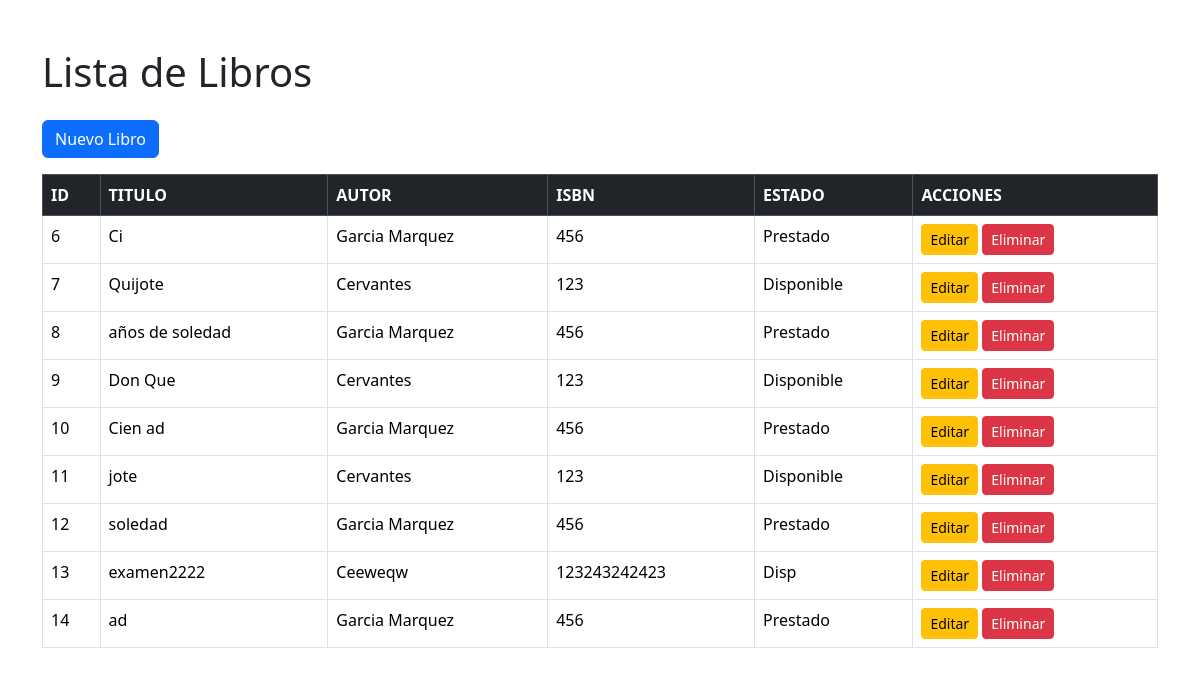
Page /index.php/libros on the committed database.
### tables this page shows
CREATE TABLE `libros` (
  `id` int(11) NOT NULL,
  `titulo` varchar(50) DEFAULT NULL,
  `autor` varchar(50) DEFAULT NULL,
  `isbn` varchar(50) DEFAULT NULL,
  `estado_prestamo` varchar(50) DEFAULT NULL
);

### application/controllers/Libros.php (called while the page is built, shortened)
<?php
class Libros extends CI_Controller {
    public function index()
    {
        $this->load->model('Libro_model');
        $datos['libros'] = $this->Libro_model->obtener_libros();
        $this->load->view('libros_view', $datos);
    }
}

### index.php (called while the page is built, shortened)
<?php
require_once BASEPATH.'core/CodeIgniter.php';

### application/models/Libro_model.php (called while the page is built, shortened)
<?php
class Libro_model extends CI_Model {
    public function obtener_libros()
    {
        $query = $this->db->get('libros');
        return $query->result();
    }
}

### application/views/libros_view.php (the view, shortened to what this page needs)
<!DOCTYPE html>
<html>
<head>
    <link href="https://cdn.jsdelivr.net/npm/bootstrap@5.3.3/dist/css/bootstrap.min.css" rel="stylesheet">
</head>
<body>
<div class="container mt-5">
    <h1 class="mb-4">Lista de Libros</h1>
    <a href="http://localhost:8080/prac_codel/index.php/libros/nuevo"
       class="btn btn-primary mb-3">
       Nuevo Libro
    </a>
    <table class="table table-bordered table-hover">
        <thead class="table-dark">
            <tr>
                <th>ID</th>
                <th>TITULO</th>
                <th>AUTOR</th>
                <th>ISBN</th>
                <th>ESTADO</th>
                <th>ACCIONES</th>
            </tr>
        </thead>
        <tbody>
        <?php foreach($libros as $libro){ ?>
            <tr>
                <td><?php echo $libro->id; ?></td>
                <td><?php echo $libro->titulo; ?></td>
                <td><?php echo $libro->autor; ?></td>
                <td><?php echo $libro->isbn; ?></td>
                <td><?php echo $libro->estado_prestamo; ?></td>
                <td>
                    <a href="http://localhost:8080/prac_codel/index.php/libros/editar/<?php echo $libro->id; ?>"
                       class="btn btn-warning btn-sm">
                       Editar
                    </a>
                    <a href="http://localhost:8080/prac_codel/index.php/libros/eliminar/<?php echo $libro->id; ?>"
                       class="btn btn-danger btn-sm">
                       Eliminar
                    </a>
                </td>
            </tr>
        <?php } ?>
        </tbody>
    </table>
</div>
</body>
</html>

### rows in the picture
libros: id "6", titulo "Ci", autor "Garcia Marquez", isbn "456", estado_prestamo "Prestado"
libros: id "7", titulo "Quijote", autor "Cervantes", isbn "123", estado_prestamo "Disponible"
libros: id "8", titulo "años de soledad", autor "Garcia Marquez", isbn "456", estado_prestamo "Prestado"
libros: id "9", titulo "Don Que", autor "Cervantes", isbn "123", estado_prestamo "Disponible"
libros: id "10", titulo "Cien ad", autor "Garcia Marquez", isbn "456", estado_prestamo "Prestado"
libros: id "11", titulo "jote", autor "Cervantes", isbn "123", estado_prestamo "Disponible"
libros: id "12", titulo "soledad", autor "Garcia Marquez", isbn "456", estado_prestamo "Prestado"
libros: id "13", titulo "examen2222", autor "Ceeweqw", isbn "123243242423", estado_prestamo "Disp"
libros: id "14", titulo "ad", autor "Garcia Marquez", isbn "456", estado_prestamo "Prestado"
